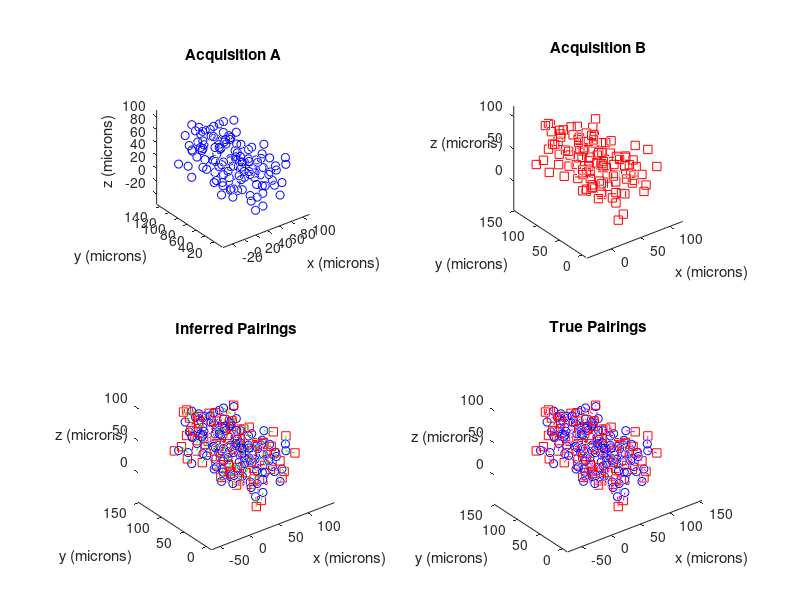
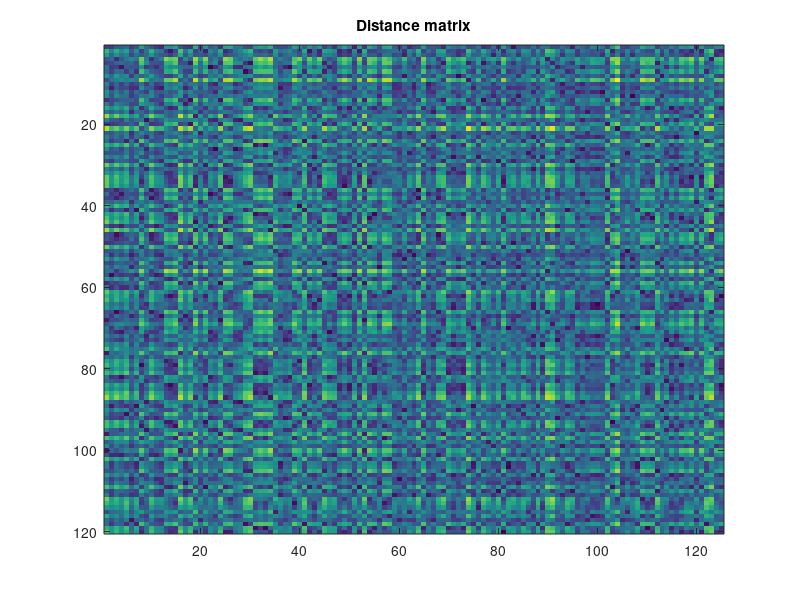

Write MATLAB code to recreate these figures, in order.
% simAlign.m
% 
% Calculate a metric of alignment between two noisy measurements of the 3D 
% position of neuron cell bodies.
%
% The position of neurons in a worm are measured twice, during acquisition A
% and acquisition B. The measurement is noisy, and the worm may be imaged
% in different orientations.
%
% To aling the two acquisitions, it is important to have a metric of the
% similarity of the two sets of neuron poisitions. This will allow for
% functions that try many different orientations while optimizing for
% similarity.
%
% This is a small script that simulates two noisy 3D neural position
% datasets that are already aligned. It then  pairs each neuron from A 
% with a neuron from B. Finally it measures how aligned the sets of neurons 
% are by measuring the sum of the root mean squared displacement between 
% each pair.
%
% Andrew Leifer
% leifer@princeton.edu
% 8 February 2014


%We start by assuming that the user acquired two 3D fluorescent images 
%of neurons of a worm. We will call them acquisition A & B.


%Number of Neurons Identified 
%The number of neurons aren't necessarily the same because it is hard for a
%  user to tell what exactly is a neuron.

N=125; %acquisition A
M=120; %acquisition B
assert(N>=M); %by convention, the code assumes A has more neurons then B

%set dimensions of  simulated 3D volume in microns
xdiam=75;
ydiam=150;
zdiam=75;

%set standard deviation of jitter in neural position between acquisition A & B
pstd=6;


%Set the markers to use when plotting A & B
Bmarker='rs';
Amarker='bo';

%% Simulate position data 

Apos=[rand(N,1).*xdiam, rand(N,1).*ydiam, rand(N,1).*zdiam];

mapping=randperm(N);  %Elements are neuron ID's from A  and their index is the neuorn ID from B
Bpos=Apos(mapping,:); %Shuffle the order of neurons from A and assing to B
Bpos=Bpos+randn(size(Bpos)).*pstd; %add gaussian noise of positional jitter
Bpos=Bpos(1:M,:); %chop off the extra neurons


%            A     B
truePairs=[mapping', (1:N)' ];
truePairs(truePairs(:,2)>M,:)=[];

%% Plot simulated position data

%Plot Acquisition A
figh=figure;
h(1)=subplot(2,2,1);
plot3(Apos(:,1),Apos(:,2),Apos(:,3),Amarker)
axis equal %set each axis to have equal spaced scaling in the plot 
axis vis3d %preserve scaling during rotations
title('Acquisition A')
xlabel('x (microns)')
ylabel('y (microns)')
zlabel('z (microns)')


%Plot Acquisition B
h(2)=subplot(2,2,2);
plot3(Bpos(:,1),Bpos(:,2),Bpos(:,3),Bmarker)
axis equal %set each axis to have equal spaced scaling in the plot 
axis vis3d %preserve scaling during rotations
title('Acquisition B')
xlabel('x (microns)')
ylabel('y (microns)')
zlabel('z (microns)')


%% Calculate Distances between all possible paris of neurons between A & B

%We are going to build up an M rows by N column matrix whereby each element
%is the euclidian distance between the neurons inexed by that row and
%column.
%
% So the element at the m'th row and n'th  column corresponds to 
% the distance between the m'th neuron from B and the n'th neuron from A

%Insead of making a bunch of boring for-loops, we are going to implement
%this in a classy and clever way.

% Here is the theory first. We note that A and B already have neurons listed
% in some sort of order. If we take the given order, it is easy to find 
% euclidean distnces between each neuron in A and its corresponding neuron
% in B. This is:
%  D= sqrt(   sum( (Apos(1:M,:)-Bpos(1:M,:)).^2 ,2 ) )
% Note we are excluding those neurons from B that have no partner in A,
% recall that N>=M.
%
% Now if we were to merely permute the order of A systematically, (by say a
% circular shift) then we
% would be able to calculate the euclidean distance between every possible
% pairing between a neuron from A and B. 
%
% We store this information in the form of a matrix.

%initialize the distance matrix
Dmat=zeros(M,N); %rows are neurons from B and columns are neurons from A

%calculate all of the distances
for k=0:N-1 %For all neurons in A
   Atemp=circshift(Apos,-k); %circullary shift the order of neurons in A
   Aind=circshift((1:N)',-k); %do the same to an array of indices to keep track of what the indices are up to
   D= sqrt(  sum( (Atemp(1:M,:)-Bpos(1:M,:)).^2 ,2)  ); % calculate the distance
   
   %get element # from row,col:  B       A                        
   indices=sub2ind(size(Dmat),[1:M]',[Aind(1:M)]); %figure out which diaganol in the distance matrix we are on
   
   Dmat(indices)=D; %record the distances on the appropriate diagonal
end

%plot distance matrix
figure;
imagesc(Dmat);
title('Distance matrix')

%% Partner up all of the neurons, one in A and one in B

% The algorithm we will use is the following:
% First find the pairing that minimizes the distance
% Then eliminate both neurons from future consideration
% Repeat.
%
% Note we will have to be clever in our bookkeeping.
Dweight=exp(-Dmat.^2/2/pstd);
%Dweight=1./(1+Dmat.^2/2/pstd^3);
% imagesc(Dweight);
% hold on
% p=[];
% scatter(truePairs(:,1),truePairs(:,2),'xr');

%Dweight=Dweight(:);
[colIDs,rowIDs]=meshgrid(1:N,1:M);
rowIDs=rowIDs(:);
colIDs=colIDs(:);
data=1:numel(M);
DEnergyMin=Inf;
pairsBest=zeros(M,2);
linidxmap=zeros(M,500);
for iterations=1:500;

Dtemp=Dweight;
pairs=zeros(M,2);
linidx=zeros(M,1);
rowSearch=randperm(M);

for k=1:M % there will be M pairs (recall N>=M)
    %draw random row
    %draw term from distribution
    [~,idx] = datasample(Dweight(:),1,'Weights',Dtemp(:)) ;
    [m,n]=ind2sub(size(Dmat),idx);

    pairs(k,:)=[n,m];
    %Exclude all elements in row m and all elemnts in column n from future
    %consideration because we have already paired those neurons
    Dtemp(rowIDs==m)=0;
    Dtemp(colIDs==n)=0;
end
% linidx=sort(linidx);
% if any(all(bsxfun(@eq,linidxmap,linidx),1))
% display('old path');
% end
% linidxmap(:,iterations)=linidx;

DEnergy=sum(Dmat(sub2ind(size(Dmat),pairs(:,2),pairs(:,1))).^2);
if DEnergy<DEnergyMin
    DEnergyMin=DEnergy;
    pairsBest=pairs;
 
end
%    if ~isempty(p) && all(ishandle(p)), delete(p); end
% 
%     p=scatter(pairs(:,1),pairs(:,2),'og');
% pause(.01);
%     
end

pairs=pairsBest;
inferredPairs=sortrows(pairs,2);
truePairs;
trueEnergy=sum(Dmat(sub2ind(size(Dmat),truePairs(:,2),truePairs(:,1))).^2);

%Check to see if the inferredPairs match the true Pairs

difference=inferredPairs-truePairs;


%% Dispaly partnered neurons



%Get ready to plot lines connected the inferred and true pairings.
%Create 3 matrices, one for each of x,y,z where each row has the
%coordinates for each pair of neurons
AA=1; BB=2; XX=1; YY=2; ZZ=3;
linesX=[Apos(inferredPairs(:,AA),XX) Bpos(inferredPairs(:,BB),XX)];
linesY=[Apos(inferredPairs(:,AA),YY) Bpos(inferredPairs(:,BB),YY)];
linesZ=[Apos(inferredPairs(:,AA),ZZ) Bpos(inferredPairs(:,BB),ZZ)];

linesTrueX=[Apos(truePairs(:,AA),XX) Bpos(truePairs(:,BB),XX)];
linesTrueY=[Apos(truePairs(:,AA),YY) Bpos(truePairs(:,BB),YY)];
linesTrueZ=[Apos(truePairs(:,AA),ZZ) Bpos(truePairs(:,BB),ZZ)];



figure(figh)
h(3)=subplot(2,2,3);
hold on;
plot3(Apos(:,1),Apos(:,2),Apos(:,3),Amarker)
plot3(Bpos(:,1),Bpos(:,2),Bpos(:,3),Bmarker)
plot3(linesX',linesY',linesZ','g'); %inferred Pairs



axis equal %set each axis to have equal spaced scaling in the plot 
axis vis3d %preserve scaling during rotations
title('Inferred Pairings')
xlabel('x (microns)')
ylabel('y (microns)')
zlabel('z (microns)')




figure(figh)
h(4)=subplot(2,2,4);
hold on;
plot3(Apos(:,1),Apos(:,2),Apos(:,3),Amarker)
plot3(Bpos(:,1),Bpos(:,2),Bpos(:,3),Bmarker)


plot3(linesTrueX',linesTrueY',linesTrueZ','m'); %truePairs 
axis equal %set each axis to have equal spaced scaling in the plot 
axis vis3d %preserve scaling during rotations
title('True Pairings')
xlabel('x (microns)')
ylabel('y (microns)')
zlabel('z (microns)')



% Make it so that when you rotate one subplot, the other rotates also
% Taken from this example: edit ([docroot '/techdoc/ref/examples/doc_linkprop']);
% Link the CameraPosition and CameraUpVector properties of each subplot axes
hlink = linkprop(h,{'CameraPosition','CameraUpVector','CameraTarget','CameraViewAngle'});
key = 'graphics_linkprop';
% Store link object on first subplot axes
setappdata(h(1),key,hlink); 


%display the distance  between neurons for each inferred Pair
dist=Dmat(sub2ind(size(Dmat),inferredPairs(:,2),inferredPairs(:,1) ));
cumulativeDist=sum(dist);

numFails=sum(difference(:,1)~=0);
disp(['Of ' num2str(M) ' possible neuron pairs,']); 
disp([num2str(M-numFails) ' pairs were correctly identified.'])
disp([num2str(numFails) ' pairs were incorrect.'])
disp(['true energy: ' num2str(trueEnergy)])
disp(['final energy: ' num2str(DEnergyMin)])